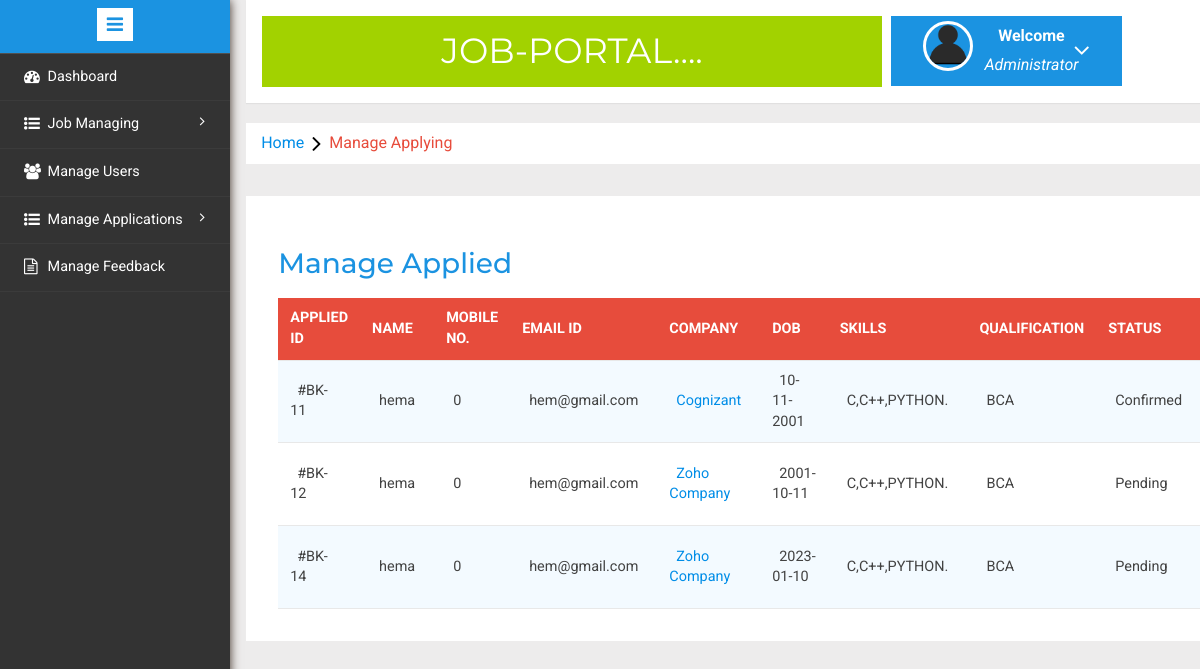
Page /job/admin/manage-applying.php (signed in) on the committed database.
### tables this page shows
CREATE TABLE `user` (
  `id` int(10) NOT NULL,
  `fname` varchar(20) NOT NULL,
  `lname` varchar(20) NOT NULL,
  `gender` varchar(20) NOT NULL,
  `email` varchar(20) NOT NULL,
  `contact` int(10) NOT NULL,
  `password` varchar(20) NOT NULL,
  `cpassword` varchar(20) NOT NULL
);

CREATE TABLE `applied_job` (
  `AppliedId` int(11) NOT NULL,
  `Id` int(11) DEFAULT NULL,
  `UserEmail` varchar(100) DEFAULT NULL,
  `DOB` varchar(100) DEFAULT NULL,
  `ToDate` varchar(100) DEFAULT NULL,
  `reason` mediumtext DEFAULT NULL,
  `reason1` text NOT NULL,
  `RegDate` timestamp NULL DEFAULT current_timestamp(),
  `status` int(11) DEFAULT NULL,
  `withdraw` varchar(5) DEFAULT NULL,
  `UpdationDate` timestamp NULL DEFAULT NULL ON UPDATE current_timestamp()
);

CREATE TABLE `add_job` (
  `Id` int(11) NOT NULL,
  `companyName` varchar(200) NOT NULL,
  `jobType` varchar(150) NOT NULL,
  `jobLocation` varchar(100) NOT NULL,
  `salary` int(11) NOT NULL,
  `skills` varchar(255) DEFAULT NULL,
  `qualification` varchar(100) NOT NULL,
  `companyImage` varchar(100) NOT NULL,
  `Creationdate` timestamp NULL DEFAULT current_timestamp(),
  `UpdationDate` timestamp NULL DEFAULT NULL ON UPDATE current_timestamp()
);

### job/admin/manage-applying.php (the view, shortened to what this page needs)
<?php
include('includes/config.php');
if(strlen($_SESSION['alogin'])==0)
	{
header('location:index.php');
}
else{
	?>
<!DOCTYPE HTML>
<html>
<head>
<link href="css/bootstrap.min.css" rel='stylesheet' type='text/css' />
<link href="css/style.css" rel='stylesheet' type='text/css' />
<link rel="stylesheet" href="css/morris.css" type="text/css"/>
<link href="css/font-awesome.css" rel="stylesheet">
<link rel="stylesheet" type="text/css" href="css/table-style.css" />
<link rel="stylesheet" type="text/css" href="css/basictable.css" />
<link rel="stylesheet" href="css/icon-font.min.css" type='text/css' />
</head>
<body>
   <div class="page-container">
<div class="left-content">
	   <div class="mother-grid-inner">
				<?php include('includes/header.php');?>
				</div>
<ol class="breadcrumb">
                <li class="breadcrumb-item"><a href="index.php">Home</a><i class="fa fa-angle-right"></i>Manage Applying</li>
            </ol>
<div class="agile-grids">
				<div class="agile-tables">
					<div class="w3l-table-info">
					  <h2>Manage Applied</h2>
					    <table id="table">
						<thead>
						  <tr>
						 <th>Applied id</th>
							<th>Name</th>
							<th>Mobile No.</th>
							<th>Email Id</th>
							<th>Company </th>
							<th>DOB</th>
							<th>Skills </th>
							<th> Qualification</th>
							<th>Status </th>
						  </tr>
						</thead>
						<tbody>
<?php $sql = "SELECT applied_job.AppliedId as id,user.fname as fname,user.contact as mnumber,user.email as email,add_job.companyName as cname,applied_job.Id as pid,applied_job.DOB as fdate,applied_job.ToDate as tdate,applied_job.reason as comment,applied_job.reason1 as comment1,applied_job.status as status,applied_job.withdraw as withdraw,applied_job.UpdationDate as upddate from user join  applied_job on  applied_job.UserEmail=user.email join add_job on add_job.Id=applied_job.Id";
$query = $dbh -> prepare($sql);
$query->execute();
$results=$query->fetchAll(PDO::FETCH_OBJ);
$cnt=1;
if($query->rowCount() > 0)
{
foreach($results as $result)
{				?>
						  <tr>
							<td>#BK-<?php echo htmlentities($result->id);?></td>
							<td><?php echo htmlentities($result->fname);?></td>
							<td><?php echo htmlentities($result->mnumber);?></td>
							<td><?php echo htmlentities($result->email);?></td>
							<td><a href="update-job.php?pid=<?php echo htmlentities($result->pid);?>"><?php echo htmlentities($result->cname);?></a></td>
							<td><?php echo htmlentities($result->fdate);?> <?php echo htmlentities($result->tdate);?></td>
							<td><?php echo htmlentities($result->comment);?></td>
								<td><?php echo htmlentities($result->comment1);?></td>
								<td><?php if($result->status==0)
{
echo "Pending";
}
if($result->status==1)
{
echo "Confirmed";
}
?></td>
						  </tr>
						 <?php $cnt=$cnt+1;} }?>
						</tbody>
					  </table>
					</div>
			</div>
</div>
</div>
						<?php include('includes/sidebarmenu.php');?>
							</div>
</body>
</html>
<?php } ?>

### job/admin/css/table-style.css (style rules this page uses)
table { background: white; border-collapse: collapse; margin: 1.25em 0 0; width: 100%; }
table tr, table th, table td { border: none; border-bottom: 1px solid #e8e8e8; font-size: .95em; }
table th, table td { padding: 10px 12px; text-align: left; }
table th { background: #e74c3c; color: #fff; text-transform: uppercase; }
table tr td { background: #f3faff; color: #424242; }
table tr:nth-of-type(2n+2) td { background: #ffffff; }
table { width: 100%; }

### rows in the picture
user: applied_job.AppliedId "11", fname "hema", contact "0", email "hem@gmail.com", add_job.companyName "Cognizant", applied_job.DOB "10-11-2001", applied_job.reason "C,C++,PYTHON.", applied_job.reason1 "BCA", shows "Confirmed", applied_job.AppliedId "12", add_job.companyName "Zoho Company", applied_job.DOB "2001-10-11", shows "Pending", applied_job.AppliedId "14", applied_job.DOB "2023-01-10"
